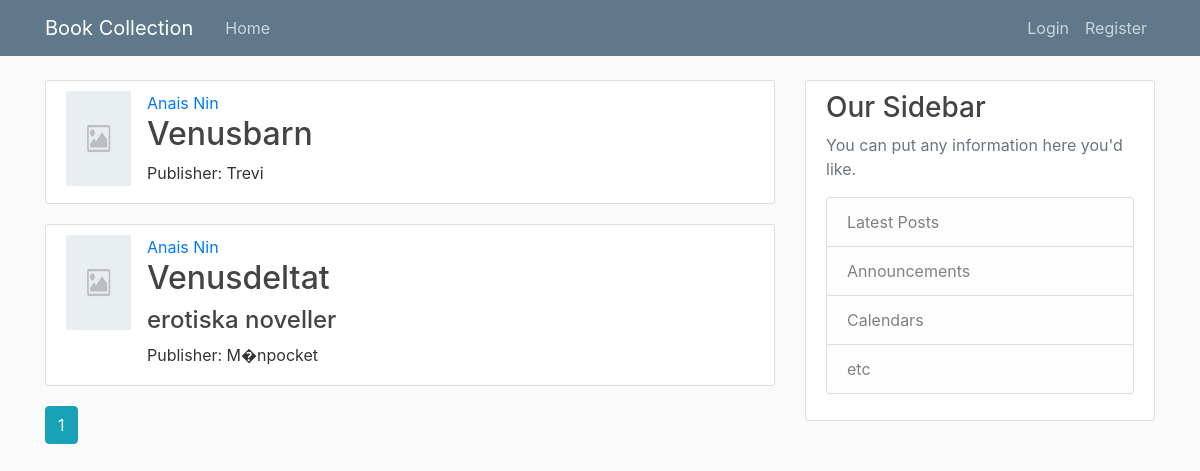
Page /author/Anais Nin on the earlier database version.
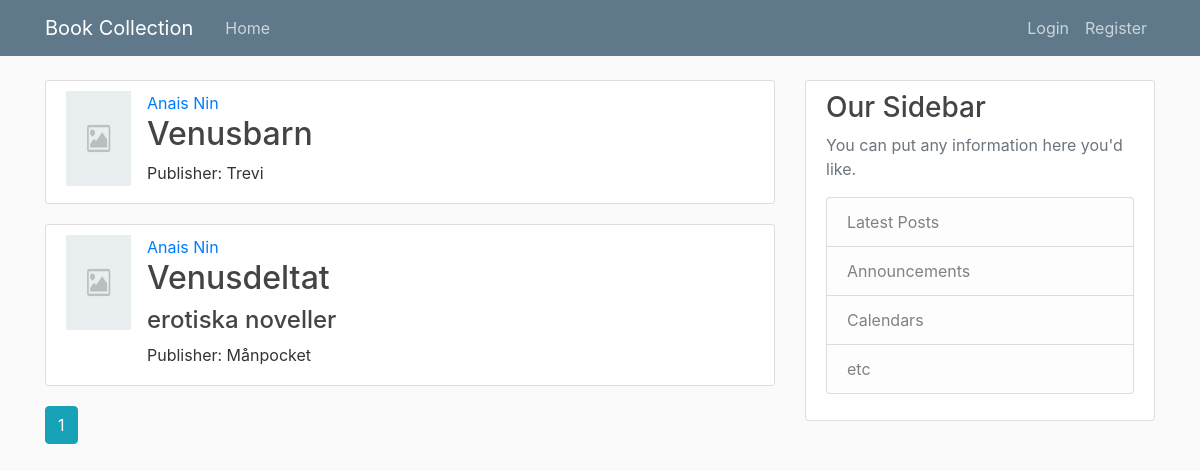
Same page on the later database version.
### flask_collection/models.py (models this page shows, shortened)
class Book(db.Model):
    id = db.Column(db.Integer, primary_key=True)
    author = db.Column(db.String(50), nullable=False)
    title = db.Column(db.String(50), nullable=False)
    sub_title = db.Column(db.String(50))
    org_title = db.Column(db.String(50))
    org_sub_title = db.Column(db.String(50))
    volume = db.Column(db.Integer)
    publication_date = db.Column(db.DateTime)
    org_publication_year = db.Column(db.String(4))
    print_format = db.Column(db.String(20))
    pages = db.Column(db.Integer)
    publisher = db.Column(db.String(20))
    cover = db.Column(db.String(20), default='placeholder.png')
    language = db.Column(db.String(20))
    language_iso = db.Column(db.String(2))
    isbn_13 = db.Column(db.String(13))
    isbn_10 = db.Column(db.String(10))
    description = db.Column(db.Text)

### flask_collection/books/routes.py (the view)
@books.route('/author/<string:author>')
def books_by_author(author):
    page = request.args.get('page', 1, type=int)
    books = Book.query.filter_by(author=author)\
        .order_by(Book.author.asc(), Book.title.asc())\
        .paginate(page=page, per_page=25)
    return render_template('books_by_author.html', books=books, author=author)

### flask_collection/templates/books_by_author.html (shortened to what this page needs)
{% extends "layout.html" %}
{% block content %}
    {% for book in books.items %}
        <article class="media content-section">
          <img class="article-img" src="{{ url_for('static', filename='cover_images/' + book.cover) }}" alt="{{ book.cover }}">
          <div class="media-body">
            <a class="mr-2" href="{{ url_for('books.books_by_author', author=book.author) }}">{{ book.author }}</a>
            <h2><a class="article-title" href="{{ url_for('books.view_book', book_id=book.id) }}">{{ book.title }}</a></h2>
            {% if book.sub_title %}
                <h4 class="article-subtitle">{{ book.sub_title }}</h4>
            {% endif %}
            <p class="article-publisher">Publisher: {{ book.publisher }}
            </p>
          </div>
        </article>
    {% endfor %}
    {% for page_num in books.iter_pages(left_edge=2, right_edge=2, left_current=3, right_current=4) %}
        {% if page_num %}
          {% if books.page == page_num %}
            <a class="btn btn-info mb-4" href="{{ url_for('books.books_by_author', author=author, page=page_num) }}">{{ page_num }}</a>
          {% else %}
            <a class="btn btn-outline-info mb-4" href="{{ url_for('books.books_by_author', author=author, page=page_num) }}">{{ page_num }}</a>
          {% endif %}
        {% else %}
          ...
        {% endif %}
    {% endfor %}
{% endblock content %}

Differences in the rows shown:
changed Book "Venusdeltat": publisher "M�npocket" → "Månpocket"
